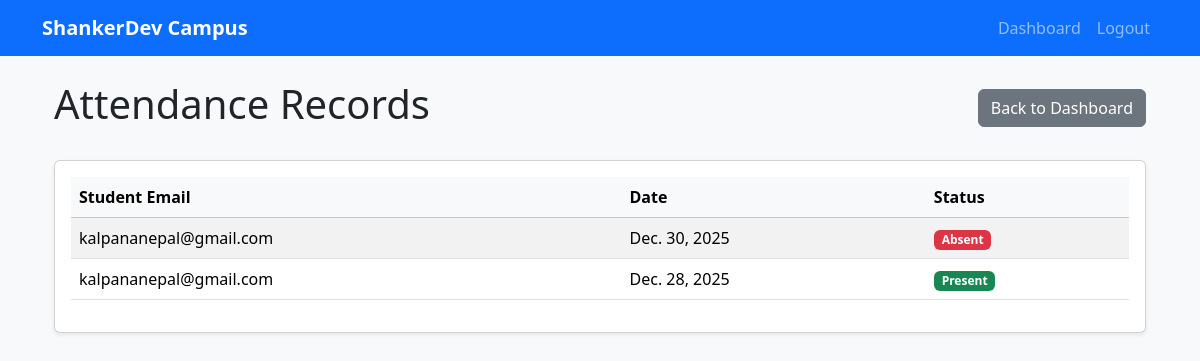
/campus/student/attendance/ (signed in), run on an earlier commit of the app's database.
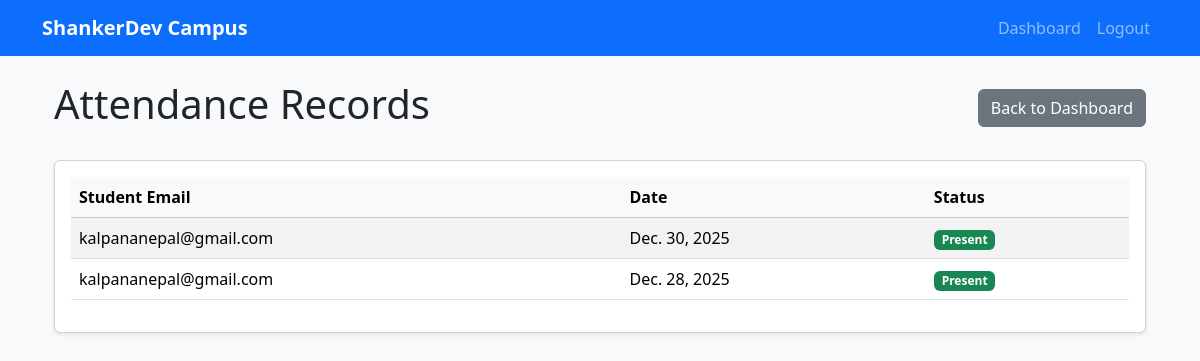
And on a later commit of the database.
### campus/models.py (models this page shows, shortened)
class Attendance(models.Model):
    student = models.ForeignKey(settings.AUTH_USER_MODEL, related_name='student_attendance', limit_choices_to={'role': 'student'}, on_delete=models.CASCADE)
    teacher = models.ForeignKey(settings.AUTH_USER_MODEL, related_name='teacher_attendance', limit_choices_to={'role': 'teacher'}, on_delete=models.CASCADE, null=True, blank=True)
    date = models.DateField(auto_now_add=True)
    present = models.BooleanField(default=True)

### users/models.py (models this page shows, shortened)
class CustomUser(AbstractUser):
    ROLE_CHOICES = (
        ('student', 'Student'),
        ('teacher', 'Teacher'),
        ('admin', 'Admin'),
    )
    email = models.EmailField(unique=True)
    phone_number = models.CharField(max_length=15, blank=True, null=True, unique=True)
    role = models.CharField(max_length=20, choices=ROLE_CHOICES, default='student')
    is_approved = models.BooleanField(default=False, help_text="Designates whether this user has been approved by an admin.")
    USERNAME_FIELD = 'email'
    REQUIRED_FIELDS = []
    objects = CustomUserManager()

### campus/views.py (the view)
# urls.py: path('student/attendance/', view_my_attendance, name='view_my_attendance'),
@login_required
@student_required
def view_my_attendance(request):
    attendance_records = Attendance.objects.filter(student=request.user).order_by('-date')
    return render(request, 'campus/view_attendance.html', {'attendance_records': attendance_records})

### campus/views.py (called while the page is built)
def student_required(function):
    return user_passes_test(lambda u: u.role == 'student' and u.is_authenticated)(function)

### myproject/context_processors.py (called while the page is built)
def college_context(request):  # Adjust name to match your setup
    return {
        'college_info': CollegeInfo.objects.first(),
        'events': Event.objects.all(),
    }

### campus/templates/campus/view_attendance.html (shortened to what this page needs)
{% extends 'base.html' %}
{% load static %}
{% block content %}
<div class="container mt-4">
    <div class="d-flex justify-content-between align-items-center mb-4">
        <h1>Attendance Records</h1>
        {% if request.user.role == 'student' %}
        <a href="{% url 'student_dashboard' %}" class="btn btn-secondary">Back to Dashboard</a>
        {% elif request.user.role == 'teacher' %}
        <a href="{% url 'teacher_dashboard' %}" class="btn btn-secondary">Back to Dashboard</a>
        {% else %}
        <a href="{% url 'admin_dashboard' %}" class="btn btn-secondary">Back to Dashboard</a>
        {% endif %}
    </div>
    <div class="card shadow-sm">
        <div class="card-body">
            {% if attendance_records %}
            <div class="table-responsive">
                <table class="table table-striped table-hover">
                    <thead class="table-light">
                        <tr>
                            <th>Student Email</th>
                            <th>Date</th>
                            <th>Status</th>
                        </tr>
                    </thead>
                    <tbody>
                        {% for record in attendance_records %}
                        <tr>
                            <td>{{ record.student.email }}</td>
                            <td>{{ record.date }}</td>
                            <td>
                                {% if record.present %}
                                <span class="badge bg-success">Present</span>
                                {% else %}
                                <span class="badge bg-danger">Absent</span>
                                {% endif %}
                            </td>
                        </tr>
                        {% endfor %}
                    </tbody>
                </table>
            </div>
            {% else %}
            <div class="alert alert-info mb-0">
                No attendance records found for the selected criteria.
            </div>
            {% endif %}
        </div>
    </div>
</div>
{% endblock %}

What changed in the data, as far as the page shows it:
changed Attendance "Dec. 30, 2025": present "Absent" → "Present"
